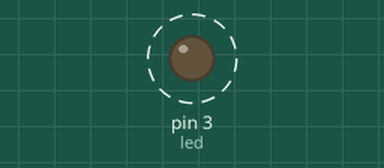
This sketch was run on a simulated Arduino Uno, built with avr-gcc and run on an emulated ATmega328P. Shown: output pins drawn as LEDs (lit = HIGH). Dashed ring = blinking.

Above: at 0.5 s.
Timing chart, 0 to 3.5 s (numbered marks = the images above):
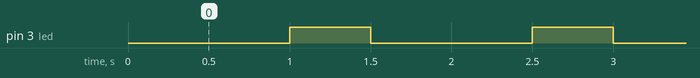

The sketch:

blinkLED_1_Kevin_Cobbs.ino
```cpp
//_______________________________________
//Arduino Sketch for blinking an LED
//_______________________________________
//defining variables
const int led=3; // constant referring to pin 10
// set up block
void setup()
{
pinMode(led, OUTPUT);
}
//recuring block

void loop()
{
digitalWrite(led, LOW);
delay(1000); //delay 500 milliseconds
digitalWrite(led,HIGH);
delay(500); //delay 500 milliseconds
}
```

Measured:
- by itself, pin 3 (led): alternates HIGH for 0.50 s and LOW for 1.0 s
